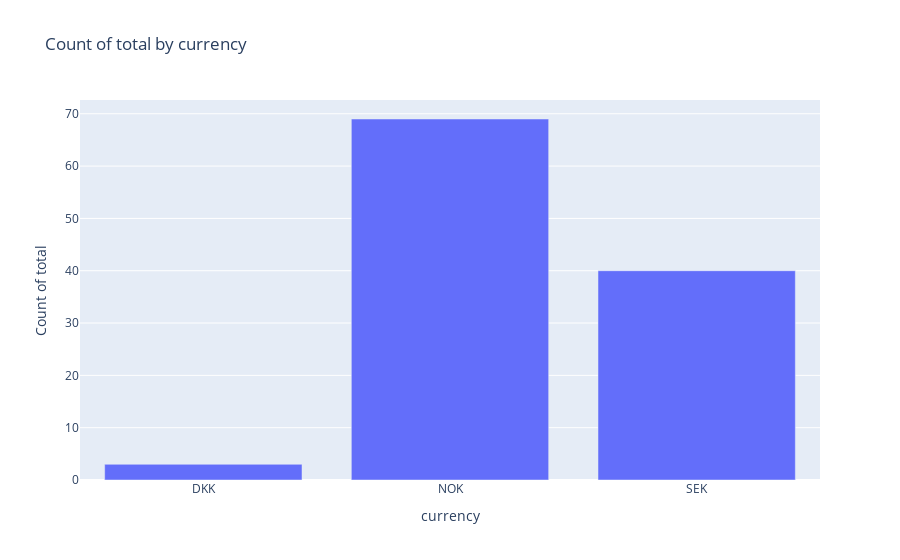

Notebook cell for this chart:
### Code cell
df =df_result_imputed
# DISCLAIMER: 'df' refers to the data you passed in when calling 'dtale.show'

import pandas as pd

if isinstance(df, (pd.DatetimeIndex, pd.MultiIndex)):
	df = df.to_frame(index=False)

# remove any pre-existing indices for ease of use in the D-Tale code, but this is not required
df = df.reset_index().drop('index', axis=1, errors='ignore')
df.columns = [str(c) for c in df.columns]  # update columns to strings in case they are numbers

chart_data = pd.concat([
	df['currency'],
	df['total'],
], axis=1)
chart_data = chart_data.sort_values(['currency'])
chart_data = chart_data.rename(columns={'currency': 'x'})
chart_data_count = chart_data.groupby(['x'])[['total']].count()
chart_data_count.columns = ['total|count']
chart_data = chart_data_count.reset_index()
chart_data = chart_data.dropna()

import plotly.graph_objs as go

charts = []
charts.append(go.Bar(
	x=chart_data['x'],
	y=chart_data['total|count']
))
figure = go.Figure(data=charts, layout=go.Layout({
    'barmode': 'group',
    'legend': {'orientation': 'h'},
    'title': {'text': 'Count of total by currency'},
    'xaxis': {'title': {'text': 'currency'}},
    'yaxis': {'tickformat': '0:g', 'title': {'text': 'Count of total'}, 'type': 'linear'}
}))

# If you're having trouble viewing your chart in your notebook try passing your 'chart' into this snippet:
#
from plotly.offline import iplot, init_notebook_mode
#
init_notebook_mode(connected=True)
for chart in charts:
    chart.pop('id', None) # for some reason iplot does not like 'id'
    iplot(figure)

### Figure 1 — Plotly figure (JSON) as saved in the notebook; plotly's stock layout.template omitted (floating-point values rounded to 4 significant figures)
{"data": [{"type": "bar", "x": ["DKK", "NOK", "SEK"], "y": [3, 69, 40]}], "layout": {"barmode": "group", "legend": {"orientation": "h"}, "title": {"text": "Count of total by currency"}, "xaxis": {"title": {"text": "currency"}}, "yaxis": {"tickformat": "0:g", "title": {"text": "Count of total"}, "type": "linear"}}}
